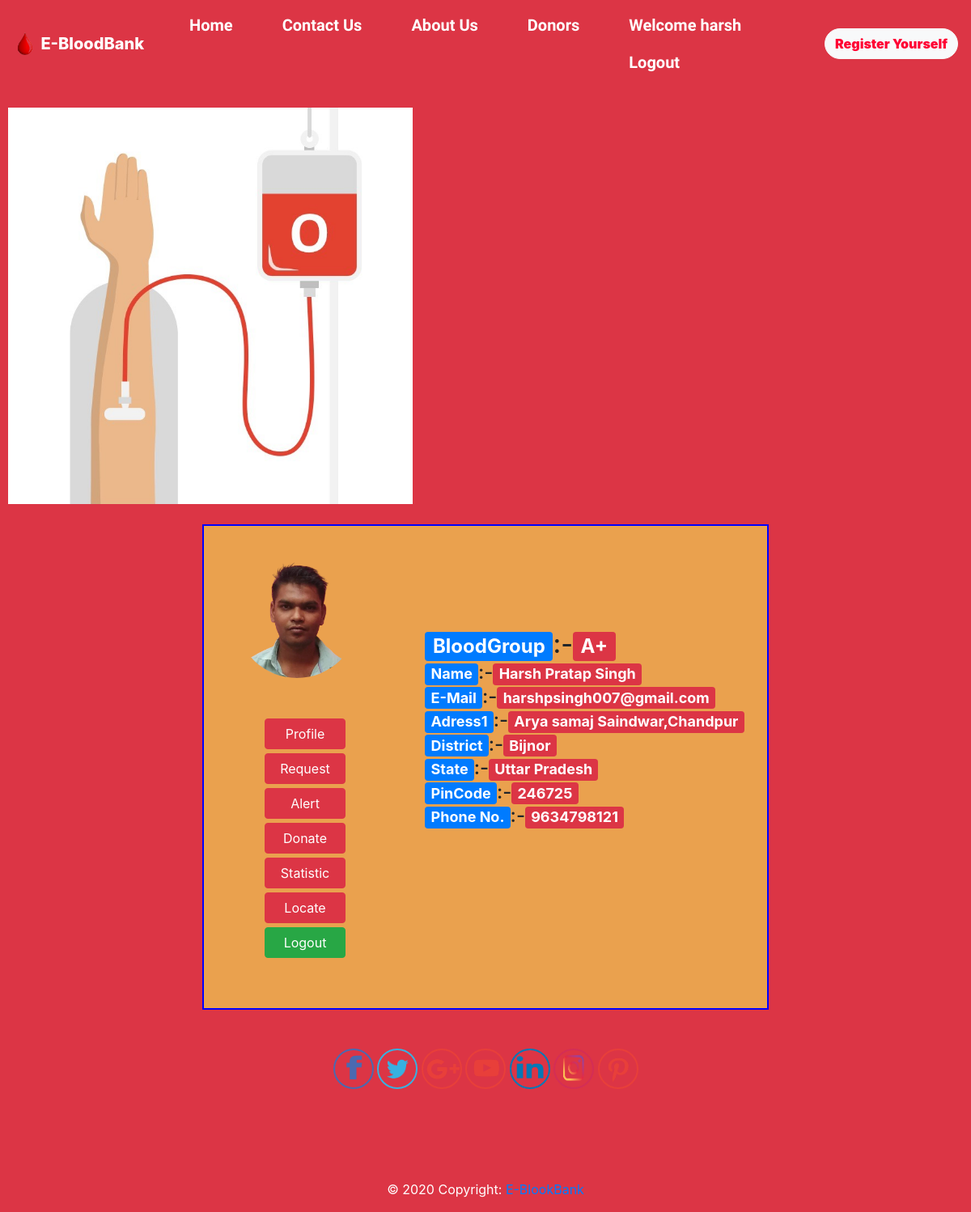
The page /main_app/donorProfile/1 (signed in) on the database its author committed.
### main_app/models.py (models this page shows, shortened)
class Donor_details(models.Model):
    donor_id = models.AutoField
    donor_name = models.CharField(max_length=100)
    donor_bloodgroup = models.CharField(max_length=10)
    donor_address = models.CharField(max_length=500)
    donor_state = models.CharField(max_length=50)
    donor_district = models.CharField(max_length=50)
    donor_city = models.CharField(max_length=50)
    donor_pincode = models.IntegerField(default=0)
    donor_phone_number = models.IntegerField(default=0)
    donor_email_id = models.CharField(max_length=50)
    donor_profile_pic = models.ImageField(upload_to='profiles')

### main_app/views.py (the view)
# urls.py: path('donorProfile/<int:donorid>',views.donorProf,name='donorProfile'),
@login_required
def donorProf(request,donorid):
    donor = Donor_details.objects.filter(id=donorid)
    return render(request,'donorProfile.html',{'donor':donor[0]})

### main_app/templates/donorProfile.html (shortened to what this page needs)
{% extends 'basic.html' %}
{% block body %}
<div class="row">
  <img
    src="/static/sandonorimage.jpg"
    alt=""
    srcset=""
    style="max-width: 500px; min-width: 0px;margin:25px"
  />
  <div
    class="donorbox"
    style="
      margin: auto;
      border: 2px solid blue;
      width: 700px;
      height: 600px;
      background-color: #eaa14e;
    "
  >
    <div class="row">
    <div class="box" style="width: 230px;height:500px ;margin-left: 15px;display: inline;">
      <img
        src="/media/{{donor.donor_profile_pic}}"
        alt=""
        srcset=""
        class="rounded-circle"
        style="width: 150px;margin-left: 40px;margin-top: 40px;"
      />
      <button type="button" class="btn btn-danger" style="margin-left: 75px;margin-top: 50px;width: 100px;">Profile</button>
      <button type="button" class="btn btn-danger" style="margin-left: 75px;margin-top: 5px;width: 100px;">Request</button>
      <button type="button" class="btn btn-danger" style="margin-left: 75px;margin-top: 5px;width: 100px;">Alert</button>
      <button type="button" class="btn btn-danger" style="margin-left: 75px;margin-top: 5px;width: 100px;">Donate</button>
      <button type="button" class="btn btn-danger" style="margin-left: 75px;margin-top: 5px;width: 100px;">Statistic</button>
      <button type="button" class="btn btn-danger" style="margin-left: 75px;margin-top: 5px;width: 100px;">Locate</button>
      <button type="button" class="btn btn-success" style="margin-left: 75px;margin-top: 5px;width: 100px;"><a style="text-decoration: none;color: white;" href="/accounts/logout/">Logout</a></button>
    </div>
      <div class="namemail" style="margin: auto;">
        <h2 style="margin: auto;"><span class="badge badge-primary">BloodGroup</span>:-<span class="badge badge-danger">{{donor.donor_bloodgroup}}</span></h2>
        <h4 style="margin: auto;"><span class="badge badge-primary">Name</span>:-<span class="badge badge-danger">{{donor.donor_name}}</span></h4>
        <h4 style="margin: auto;"><span class="badge badge-primary">E-Mail</span>:-<span class="badge badge-danger">{{donor.donor_email_id}}</span></h4>
        <h4 style="margin: auto;"><span class="badge badge-primary">Adress1</span>:-<span class="badge badge-danger">{{donor.donor_address}},{{donor.donor_city}}</span></h4>
        <h4 style="margin: auto;"><span class="badge badge-primary">District</span>:-<span class="badge badge-danger">{{donor.donor_district}}</span></h4>
        <h4 style="margin: auto;"><span class="badge badge-primary">State</span>:-<span class="badge badge-danger">{{donor.donor_state}}</span></h4>
        <h4 style="margin: auto;"><span class="badge badge-primary">PinCode</span>:-<span class="badge badge-danger">{{donor.donor_pincode}}</span></h4>
        <h4 style="margin: auto;"><span class="badge badge-primary">Phone No.</span>:-<span class="badge badge-danger">{{donor.donor_phone_number}}</span></h4>
      </div>
    </div>
  </div>
</div>
{% endblock body %}

### main_app/templates/basic.html (shortened to what this page needs)
<!doctype html>
<html lang="en">
  <head>
    <link rel="stylesheet" href="https://stackpath.bootstrapcdn.com/bootstrap/4.5.0/css/bootstrap.min.css">
    <link rel="stylesheet" href="https://cdnjs.cloudflare.com/ajax/libs/font-awesome/4.7.0/css/font-awesome.min.css">
   <body>
     <div class="navigation">
      <nav class="navbar navbar-expand-lg">
        <a class="navbar-brand" style="text-decoration: none;" href="/">
          <img
            src="/static/favicon.png"
            width="30"
            height="30"
            class="d-inline-block align-top"
            alt=""
            loading="lazy"
          />
          E-BloodBank
        </a>
        <div class="collapse navbar-collapse" id="navbarSupportedContent">
          <ul class="navbar-nav mr-auto">
            <li class="nav-item active">
              <a class="nav-link" href="/main_app/"
                >Home <span class="sr-only">(current)</span></a
              >
            </li>
            <li class="nav-item">
              <a class="nav-link" href="/main_app/contactus">Contact Us</a>
            </li>
            <li class="nav-item">
              <a class="nav-link" href="/main_app/aboutus">About Us</a>
            </li>
            <li class="nav-item">
              <a class="nav-link" href="/main_app/donors">Donors</a>
            </li>
                        {% if user.is_authenticated %}
            <div class="dropdown">
              <li class="nav-item">
                <a class="nav-link" href="/main_app/donorProfile/1">Welcome {{user}}</a>
              </li>
              <li class="nav-item">
                <a class="nav-link" href="/accounts/logout/">Logout</a>
              </li>
            </div>
            {% else %}
            <li class="nav-item">
              <a class="nav-link" href="/accounts/login/">Login</a>
            </li>
            {% endif %}
          </ul>
          <form class="form-inline my-2 my-lg-0" id="donorbtn">
            <a href="/main_app/donorRegitration"><button class="btn btn-light my-2 my-sm-0"style="color: rgb(255, 0, 0);font-weight: 900;border-radius: 2rem;" type="button"><p id="donorbtnpara">Register Yourself</p>
            </button>
          </a>
          </form>
        </div>
      </nav>
     </div>
     {% block body %}
     {% endblock body %}
<footer class="page-footer font-small cyan darken-3">
  <div class="containers" style="text-align: center;color: thistle;">
    <div class="row">
      <div class="col-md-12 py-5">
        <div class="mb-5 flex-center">
          <a class="fb-ic" href="https://www.facebook.com">
            <img src="/static/facebook.png" style="width: 50px;height: 50px;border: 2px solid #4b69b0;border-radius: 25px;">
          </a>
          <a class="tw-ic" href="https://twitter.com/login">
            <img src="/static/twitter.png" style="width: 50px;height: 50px;border: 2px solid #37b1e1;border-radius: 25px;">
          </a>
          <a class="gplus-ic" href="https://mail.google.com">
            <img src="/static/gmail.png" style="width: 50px;height: 50px;border: 2px solid #e83f3a;border-radius: 25px;">
          </a>
          <a class="youtube-ic" href="https://www.youtube.com">
            <img src="/static/youtube.png" style="width: 50px;height: 50px;border: 2px solid #e83f3a;border-radius: 25px;">
          </a>
          <a class="li-ic" href="https://in.linkedin.com">
            <img src="/static/linkedin.png" style="width: 50px;height: 50px;border: 2px solid #0678b6;border-radius: 25px;">
          </a>
          <a class="ins-ic" href="https://www.instagram.com/?hl=en">
            <img src="/static/instagram.png" style="width: 50px;height: 50px;border: 2px solid #d42e55;border-radius: 25px;">
          </a>
          <a class="pin-ic" href="https://www.pinterest.com">
            <img src="/static/pintrest.png" style="width: 50px;height: 50px;border: 2px solid #e83f3a;border-radius: 25px;">
          </a>
        </div>
      </div>
    </div>
  </div>
  <div class="footer-copyright text-center py-3" style="color: white;">© 2020 Copyright:
    <a href="http://127.0.0.1:8000"> E-BlookBank</a>
  </div>
</footer>
    </body>
</html>

### rows shown on the page
Donor_details: donor_profile_pic (picture), donor_bloodgroup "A+", donor_name "Harsh Pratap Singh", donor_email_id "harshpsingh007@gmail.com", donor_address "Arya samaj Saindwar", donor_city "Chandpur", donor_district "Bijnor", donor_state "Uttar Pradesh", donor_pincode "246725", donor_phone_number "9634798121"

### other values the page prints
{{ user }} "harsh"
